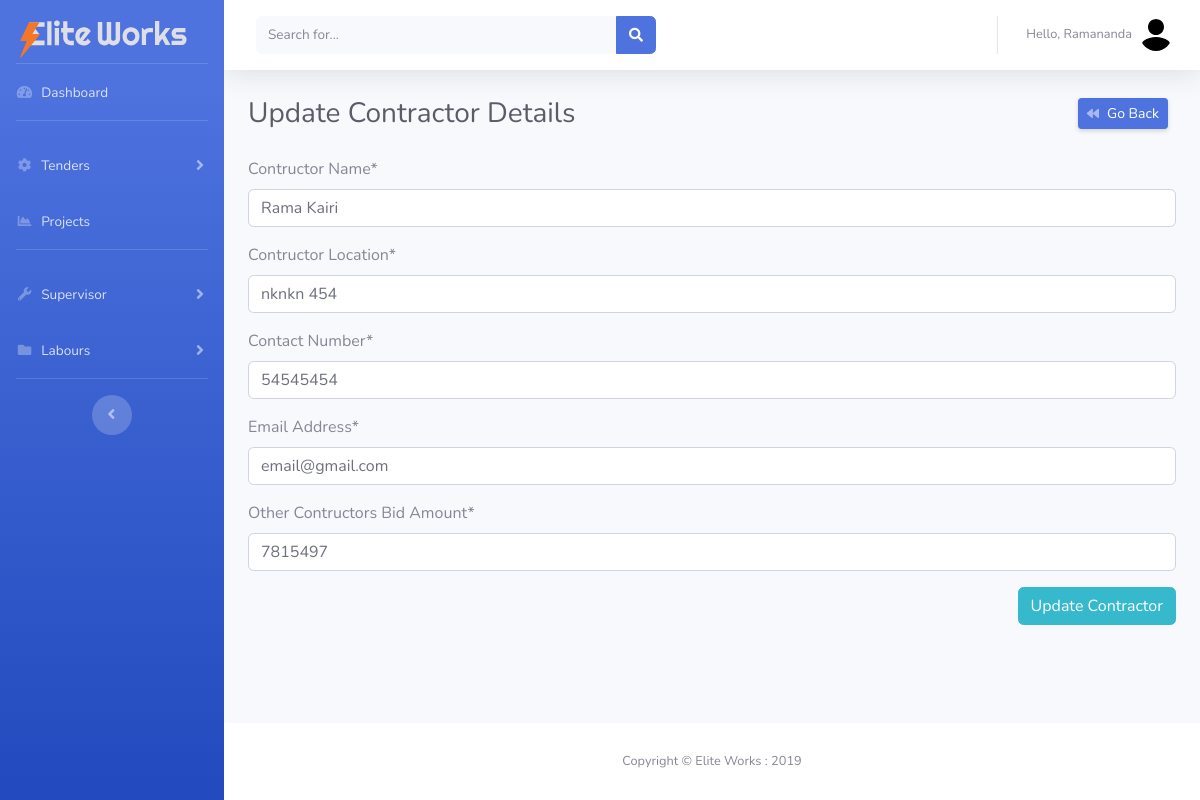
Page /edit_contractor/4/1/ (signed in) on the committed database.
### project/models.py (models this page shows, shortened)
class otherContractors(models.Model):
    tender = models.ForeignKey(Tender, on_delete=models.CASCADE)
    contructor_name = models.CharField(
        'Contructor Name', max_length=200, blank=False, null=True)
    contructor_location = models.CharField(
        'Contructor Location', max_length=200, blank=False, null=True)
    contact_number = models.CharField(
        'Contact Number', max_length=200, blank=False, null=True)
    email_address = models.EmailField(
        'Email Address', max_length=200, blank=False, null=True)
    other_contructor_bid_amount = models.CharField(
        'Other Contructors Bid Amount', max_length=200, blank=False, null=True)
    class Meta:
        verbose_name = 'Other Contractors'
        verbose_name_plural = 'Other Contractors'

### manpower/decoraters.py (the view)
        def wrapper_func(request, *args, **kwargs):
            group = None
            if request.user.groups.exists():
                group = request.user.groups.all()[0].name
            if group in allowed_roles:
                return view_func(request, *args, **kwargs)
            else:
                return HttpResponseRedirect('/uaaccess/')

### manpower/forms.py
class otherContractorsForm(forms.ModelForm):
    class Meta:
        model = otherContractors
        fields = '__all__'
        exclude = ['tender']

### manpower/decoraters.py (called while the page is built)
def allowed_users(allowed_roles=[]):
    def decorator(view_func):
        def wrapper_func(request, *args, **kwargs):
            group = None
            if request.user.groups.exists():
                group = request.user.groups.all()[0].name
            if group in allowed_roles:
                return view_func(request, *args, **kwargs)
            else:
                return HttpResponseRedirect('/uaaccess/')
        return wrapper_func
    return decorator

### manpower/views.py (called while the page is built, shortened)
@allowed_users(allowed_roles=['master', 'admin'])
def edit_contractor(request, id, tid):
    editContractor = otherContractors.objects.get(id=id)
    form = otherContractorsForm(instance=editContractor)
    context = {'form': form}
    return render(request, 'manpower/edit_contractor.html', context)

### manpower/templates/manpower/edit_contractor.html (shortened to what this page needs)
{% extends "manpower/base.html" %}
{% load crispy_forms_tags %}
{% block content %}
<div class="container">
    <div class="d-sm-flex align-items-center justify-content-between mb-4">
        <h1 class="h3 mb-0 text-gray-800">Update Contractor Details</h1>
        <a href="{{request.META.HTTP_REFERER}}"
            class="d-xs-block my-1 mr-2 px-2 d-sm-inline-block btn btn-sm btn-primary shadow-sm"><i
                class="fas fa-backward fa-sm text-white-50 pr-2"></i>Go Back</a>
    </div>
    <form method='POST' enctype=multipart/form-data autocomplete="off">
        {{form|crispy}}
        <div class="text-right">
            <input type="submit" class="btn btn-info" value="Update Contractor">
        </div>
    </form>
</div>
{% endblock content %}

### manpower/templates/manpower/base.html (shortened to what this page needs)
{% load static %}
{% url 'dashboard' as dashboard %}
{% url 'tender' as tender %}
{% url 'suprervisor' as suprervisor %}
{% url 'labour' as labour %}
<!DOCTYPE html>
<html lang="en">
<head>
    <link href="{% static 'vendor/fontawesome-free/css/all.min.css' %}" rel="stylesheet" type="text/css">
    <link rel="stylesheet"
        href="https://cdn.jsdelivr.net/npm/bootstrap-select@1.13.14/dist/css/bootstrap-select.min.css">
    <link href="{% static 'css/sb-admin-2.min.css' %}" rel="stylesheet">
    <link href="{% static 'css/main.css' %}" rel="stylesheet">
    <link href="{% static 'vendor/datatables/dataTables.bootstrap4.min.css' %}" rel="stylesheet">
</head>
<body id="page-top">
    <div id="wrapper">
        <ul class="navbar-nav bg-gradient-primary sidebar sidebar-dark accordion" id="accordionSidebar">
            <div class="logo">
                <a class="navbar-brand" href="{% url 'dashboard' %}">
                    <img src="{% static 'img/elite_works_logo.svg' %}" alt="Elite Works Logo">
                </a>
            </div>
            <hr class="sidebar-divider my-0">
            <li class="nav-item {% if request.path == dashboard %} active {%endif%}">
                <a class="nav-link" href="{% url 'dashboard' %}">
                    <i class="fas fa-fw fa-tachometer-alt"></i>
                    <span>Dashboard</span></a>
            </li>
            <hr class="sidebar-divider">
            {% if request.user.is_staff %}
            <li class="nav-item {% if request.path == tender %} active {%endif%}">
                <a class="nav-link collapsed" href="{% url 'tenders'  %}" data-toggle="collapse"
                    data-target="#collapseTwo" aria-expanded="true" aria-controls="collapseTwo">
                    <i class="fas fa-fw fa-cog"></i>
                    <span>Tenders</span>
                </a>
            </li>
            {% endif %}
            <li class="nav-item {% if request.path == project %} active {%endif%}">
                <a class="nav-link" href="{% url 'projects' %}">
                    <i class="fas fa-fw fa-chart-area"></i>
                    <span>Projects</span></a>
            </li>
            {% if request.user.is_staff %}
            <hr class="sidebar-divider">
            <li class="nav-item {% if request.path == project %} active {%endif%}">
                <a class="nav-link collapsed" href="#" data-toggle="collapse" data-target="#collapseUtilities"
                    aria-expanded="true" aria-controls="collapseUtilities">
                    <i class="fas fa-fw fa-wrench"></i>
                    <span>Supervisor</span>
                </a>
            </li>
            {% endif %}
            {% if request.user.is_staff %}
            <li class="nav-item {% if request.path == project %} active {%endif%}">
                <a class="nav-link collapsed" href="#" data-toggle="collapse" data-target="#collapsePages"
                    aria-expanded="true" aria-controls="collapsePages">
                    <i class="fas fa-fw fa-folder"></i>
                    <span>Labours</span>
                </a>
            </li>
            {% endif %}
            <hr class="sidebar-divider d-none d-md-block">
            <div class="text-center d-none d-md-inline">
                <button class="rounded-circle border-0" id="sidebarToggle"></button>
            </div>
        </ul>
        <div id="content-wrapper" class="d-flex flex-column">
            <div id="content">
                <nav class="navbar navbar-expand navbar-light bg-white topbar mb-4 static-top shadow">
                    <form
                        class="d-none d-sm-inline-block form-inline mr-auto ml-md-3 my-2 my-md-0 mw-100 navbar-search">
                        <div class="input-group">
                            <input type="text" class="form-control bg-light border-0 small" placeholder="Search for..."
                                aria-label="Search" aria-describedby="basic-addon2">
                            <div class="input-group-append">
                                <button class="btn btn-primary" type="button">
                                    <i class="fas fa-search fa-sm"></i>
                                </button>
                            </div>
                        </div>
                    </form>
                    <ul class="navbar-nav ml-auto">
                        <li class="nav-item dropdown no-arrow">
                            <a class="nav-link dropdown-toggle" href="#" id="userDropdown" role="button"
                                data-toggle="dropdown" aria-haspopup="true" aria-expanded="false">
                                <span class="mr-2 d-none d-lg-inline text-gray-600 small">Hello,
                                    {{request.user.first_name}}</span>
                                <img class="img-profile rounded-circle" src="{% static 'img/user_logo.svg' %}">
                            </a>
                        </li>
                    </ul>
                </nav>
                {% block content %}
                {% endblock content %}
            </div>
            <footer class="sticky-footer bg-white">
                <div class="container my-auto">
                    <div class="copyright text-center my-auto">
                        <span>Copyright &copy; Elite Works : 2019</span>
                    </div>
                </div>
            </footer>
        </div>
    </div>
</body>
</html>

### static/css/main.css (style rules this page uses)
.logo img { vertical-align: middle; border-style: none; width: 90%; padding-left: 20px; padding-top: 15px; }

### rows in the picture
otherContractors: contructor_name "Rama Kairi", contructor_location "nknkn 454", contact_number "54545454", email_address "email@gmail.com", other_contructor_bid_amount "7815497"

### other values in the picture
{{ request.user.first_name }} "Ramananda"
